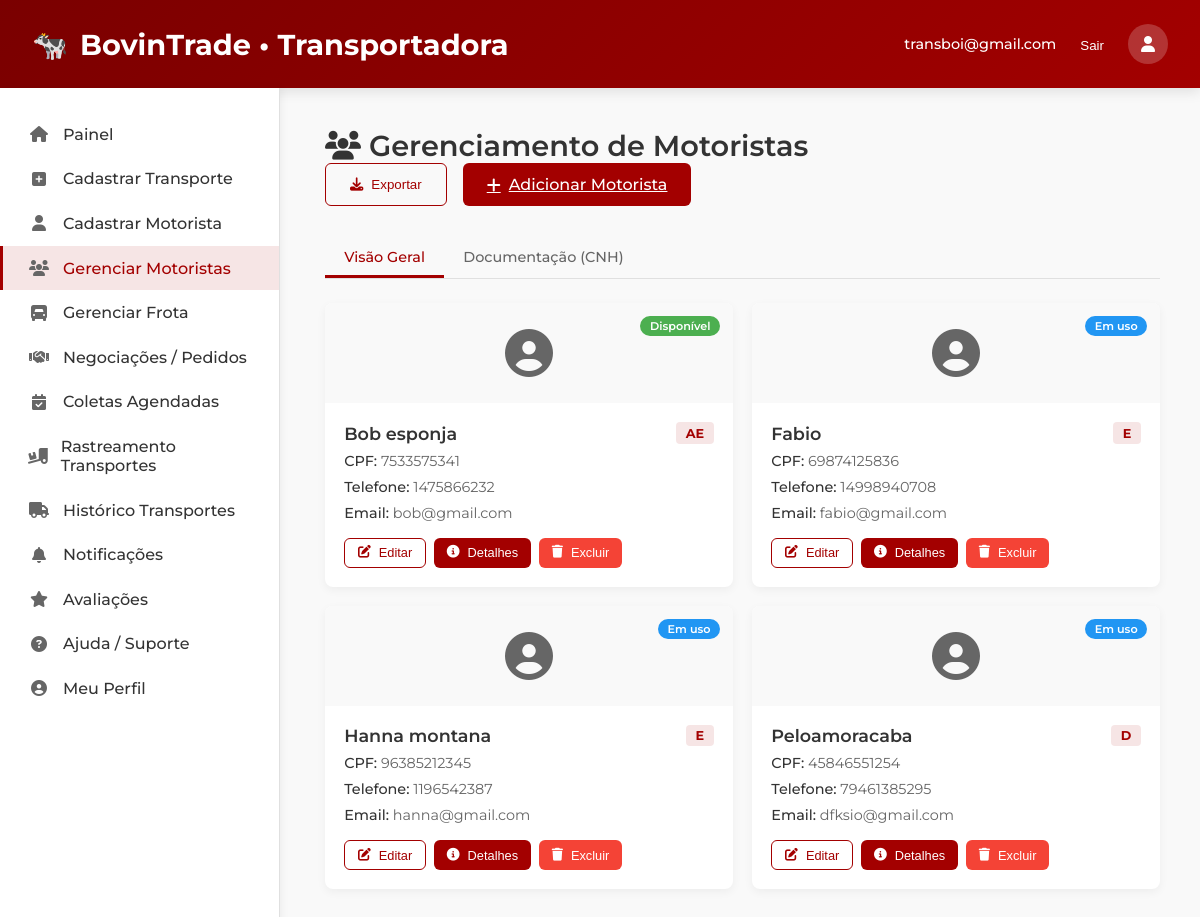
The app's page /gerenciar-motoristas.php (signed in) with its own data.
### tables this page shows
CREATE TABLE `motorista` (
  `id` bigint(20) UNSIGNED NOT NULL,
  `nome` varchar(255) NOT NULL,
  `cpf` char(11) NOT NULL,
  `cnh_numero` varchar(20) NOT NULL,
  `cnh_categoria` enum('A','B','C','D','E','AB','AC','AD','AE') DEFAULT NULL,
  `cnh_uf` char(2) DEFAULT NULL,
  `cnh_validade` date NOT NULL,
  `telefone` varchar(30) DEFAULT NULL,
  `email` varchar(255) DEFAULT NULL,
  `ativo` tinyint(1) NOT NULL DEFAULT 1,
  `created_at` timestamp NOT NULL DEFAULT current_timestamp(),
  `updated_at` timestamp NOT NULL DEFAULT current_timestamp() ON UPDATE current_timestamp()
);

### gerenciar-motoristas.php (the view, shortened to what this page needs)
<?php
require_once 'config.php';
$u = $_SESSION['usuario'];
$email = htmlspecialchars($u['email'] ?? '');
$transportadora_id = $u['id'];
function e($s) {
    return htmlspecialchars((string)$s, ENT_QUOTES | ENT_SUBSTITUTE, 'UTF-8');
}
$stmt_motoristas = $pdo->prepare("
    SELECT DISTINCT m.* FROM motorista m
    JOIN transportadora_motorista tm ON m.id = tm.motorista_id
    WHERE tm.transportadora_usuario_id = :tid
      AND m.ativo = 1
      AND tm.data_fim IS NULL
    ORDER BY m.nome
");
$stmt_motoristas->execute([':tid' => $transportadora_id]);
$motoristas = $stmt_motoristas->fetchAll(PDO::FETCH_ASSOC);
$stmt_ativos = $pdo->prepare("
    SELECT DISTINCT motorista_id FROM transportes
    WHERE transportadora_id = :tid
    AND status NOT IN ('ENTREGUE', 'CANCELADO', 'FINALIZADO', 'RECUSADO')
    AND motorista_id IS NOT NULL
");
$stmt_ativos->execute([':tid' => $transportadora_id]);
$active_driver_ids = $stmt_ativos->fetchAll(PDO::FETCH_COLUMN, 0);
?>
<!DOCTYPE html>
<html lang="pt-br">
<head>
  <link rel="stylesheet" href="https://cdnjs.cloudflare.com/ajax/libs/font-awesome/6.4.0/css/all.min.css">
</head>
<body>
<header>
  <div style="display: flex; align-items: center; gap: 1rem;">
    <div class="logo">
      🐄
      <span>BovinTrade • Transportadora</span>
    </div>
  </div>
  <div class="user-menu">
    <span><?php echo $email; ?></span>
    <form action="logout.php" method="post" style="display:inline;">
      <button type="submit" style="background:none; border:none; color:white; cursor:pointer;">Sair</button>
    </form>
    <div class="user-avatar"><i class="fas fa-user"></i></div>
  </div>
</header>
<div class="container">
  <aside class="sidebar" id="sidebar">
    <ul class="sidebar-menu">
      <a href="14-painel-transportadora.php" class="menu-item <?php echo basename($_SERVER['PHP_SELF']) === '14-painel-transportadora.php' ? 'active' : ''; ?>"><i class="fas fa-home"></i><span>Painel</span></a>
      <a href="cadastro-transporte.php" class="menu-item <?php echo basename($_SERVER['PHP_SELF']) === 'cadastro-transporte.php' ? 'active' : ''; ?>"><i class="fas fa-plus-square"></i><span>Cadastrar Transporte</span></a>
      <a href="cadastro-motorista.php" class="menu-item <?php echo basename($_SERVER['PHP_SELF']) === 'cadastro-motorista.php' ? 'active' : ''; ?>"><i class="fas fa-user"></i><span>Cadastrar Motorista</span></a>
      <a href="gerenciar-motoristas.php" class="menu-item <?php echo basename($_SERVER['PHP_SELF']) === 'gerenciar-motoristas.php' ? 'active' : ''; ?>"><i class="fas fa-users"></i><span>Gerenciar Motoristas</span></a>
      <a href="gerenciar-transportes-transp.php" class="menu-item <?php echo basename($_SERVER['PHP_SELF']) === 'gerenciar-transportes-transp.php' ? 'active' : ''; ?>"><i class="fas fa-truck-front"></i><span>Gerenciar Frota</span></a>
      <a href="pedidos-transportes.php" class="menu-item <?php echo basename($_SERVER['PHP_SELF']) === 'pedidos-transportes.php' ? 'active' : ''; ?>"><i class="fas fa-handshake"></i><span>Negociações / Pedidos</span></a>
      <a href="coletas-agendadas.php" class="menu-item <?php echo basename($_SERVER['PHP_SELF']) === 'coletas-agendadas.php' ? 'active' : ''; ?>"><i class="fas fa-calendar-check"></i><span>Coletas Agendadas</span></a>
      <a href="rastreamento-transporte-t.php" class="menu-item <?php echo basename($_SERVER['PHP_SELF']) === 'rastreamento-transporte-t.php' ? 'active' : ''; ?>"><i class="fas fa-truck-loading"></i><span>Rastreamento Transportes</span></a>
      <a href="historico-transporte-t.php" class="menu-item <?php echo basename($_SERVER['PHP_SELF']) === 'historico-transporte-t.php' ? 'active' : ''; ?>"><i class="fas fa-truck"></i><span>Histórico Transportes</span></a>
      <a href="notificacoes-transportadora.php" class="menu-item <?php echo basename($_SERVER['PHP_SELF']) === 'notificacoes-transportadora.php' ? 'active' : ''; ?>"><i class="fas fa-bell"></i><span>Notificações</span></a>
      <a href="minhas-avaliacoes-transportadora.php" class="menu-item <?php echo basename($_SERVER['PHP_SELF']) === 'minhas-avaliacoes-transportadora.php' ? 'active' : ''; ?>"><i class="fas fa-star"></i><span>Avaliações</span></a>
      <a href="17-ajudat.php" class="menu-item <?php echo basename($_SERVER['PHP_SELF']) === '17-ajudat.php' ? 'active' : ''; ?>"><i class="fas fa-question-circle"></i><span>Ajuda / Suporte</span></a>
      <a href="meu-perfil-transportadora.php" class="menu-item <?php echo basename($_SERVER['PHP_SELF']) === 'meu-perfil-transportadora.php' ? 'active' : ''; ?>">
        <i class="fas fa-user-circle"></i><span>Meu Perfil</span>
      </a>
    </ul>
  </aside>
  <main class="main">
    <div class="dashboard-header">
      <h1 class="dashboard-title"><i class="fas fa-users"></i> Gerenciamento de Motoristas</h1>
      <div class="dashboard-actions">
        <button class="btn btn-outline" onclick="exportarMotoristas()">
          <i class="fas fa-download"></i> Exportar
        </button>
        <a href="cadastro-motorista.php" class="btn btn-primary">
          <i class="fas fa-plus"></i> Adicionar Motorista
        </a>
      </div>
    </div>
    <div class="tabs">
      <div class="tab active" data-tab="overview">Visão Geral</div>
      <div class="tab" data-tab="documents">Documentação (CNH)</div>
    </div>
    <div class="tab-content active" id="overview">
      <?php if (count($motoristas) === 0): ?>
          <div class="empty-state">
              <i class="fas fa-users"></i>
              <p>Nenhum motorista cadastrado ainda.</p>
              <p>Use o botão "Adicionar Motorista" para começar.</p>
          </div>
      <?php else: ?>
          <div class="driver-overview">
          <?php foreach($motoristas as $motorista): ?>
              <?php
              $is_active = in_array($motorista['id'], $active_driver_ids);
              $status_class = $is_active ? 'status-in-use' : 'status-available';
              $status_label = $is_active ? 'Em uso' : 'Disponível';
              $motorista_json = htmlspecialchars(json_encode($motorista), ENT_QUOTES, 'UTF-8');
              ?>
              <div class="driver-card">
                <div class="driver-header">
                  <i class="fas fa-user-circle" style="font-size: 3rem; color: var(--primary-light);"></i>
                  <span class="driver-status <?php echo $status_class; ?>"><?php echo $status_label; ?></span>
                </div>
                <div class="driver-details">
                  <div class="driver-title">
                    <span><?php echo e($motorista['nome']); ?></span>
                    <span class="driver-cnh-cat"><?php echo e($motorista['cnh_categoria'] ?? 'N/A'); ?></span>
                  </div>
                  <div class="driver-specs">
                    <div class="driver-spec">
                      <strong>CPF:</strong> <?php echo e($motorista['cpf'] ?? 'Não informado'); ?>
                    </div>
                    <div class="driver-spec">
                      <strong>Telefone:</strong> <?php echo e($motorista['telefone'] ?? 'Não informado'); ?>
                    </div>
                    <div class="driver-spec">
                      <strong>Email:</strong> <?php echo e($motorista['email'] ?? 'Não informado'); ?>
                    </div>
                  </div>
                  <div class="driver-actions">
                    <button class="btn btn-outline btn-sm edit-btn" data-id="<?php echo $motorista['id']; ?>" data-motorista="<?php echo $motorista_json; ?>">
                      <i class="fas fa-edit"></i> Editar
                    </button>
                    <button class="btn btn-primary btn-sm details-btn" data-motorista="<?php echo $motorista_json; ?>">
                      <i class="fas fa-info-circle"></i> Detalhes
                    </button>
                    <button class="btn btn-danger btn-sm delete-btn" data-id="<?php echo $motorista['id']; ?>" data-motorista="<?php echo $motorista_json; ?>">
                      <i class="fas fa-trash"></i> Excluir
                    </button>
                  </div>
                </div>
              </div>
          <?php endforeach; ?>
          </div>
      <?php endif; ?>
    </div>
  </main>
</div>
</body>
</html>

### gerenciar-motoristas.php (style rules this page uses)
:root { --primary: #a30000; --primary-dark: #7a0000; --text: #333333; --text-light: #666666; --background: #ffffff; --border: #e0e0e0; --success: #4caf50; --warning: #ff9800; --info: #2196f3; --danger: #f44336; --danger-dark: #b00020; --bg-light: #f9f9f9; }
* { margin:0; padding:0; box-sizing:border-box; }
body { font-family:'Montserrat',sans-serif; background:#f9f9f9; color:var(--text); }
header { background:linear-gradient(135deg,var(--primary-dark),var(--primary)); color:white; padding:1.5rem 2rem; display:flex; justify-content:space-between; align-items:center; box-shadow:0 4px 12px rgba(0,0,0,0.1); }
.logo { font-size:1.8rem; font-weight:700; display:flex; align-items:center; gap:0.75rem; }
.user-menu { display:flex; align-items:center; gap:1.5rem; }
.user-menu span { color: white; font-weight: 500; font-size: 0.9rem; }
.user-avatar { width:40px; height:40px; border-radius:50%; background-color:rgba(255,255,255,0.2); display:flex; align-items:center; justify-content:center; }
.container { display:flex; min-height:calc(100vh - 76px); width: 100%; }
.sidebar { width:280px; background:var(--background); border-right:1px solid var(--border); padding:1.5rem 0; box-shadow:2px 0 8px rgba(0,0,0,0.05); flex-shrink:0; transition: transform 0.3s ease; }
.sidebar-menu { list-style:none; }
.menu-item { padding:0.8rem 1.5rem; display:flex; align-items:center; gap:0.75rem; color:var(--text); text-decoration:none; font-weight:500; border-left:3px solid transparent; transition:0.2s; }
.menu-item i { width:24px; text-align:center; color:var(--text-light); }
.menu-item.active { background-color:rgba(163,0,0,0.1); color:var(--primary); border-left:3px solid var(--primary); }
.main { flex:1; padding:2.5rem; min-width:0; }
.dashboard-header { display:flex; justify-content:space-between; align-items:center; margin-bottom:2rem; flex-wrap: wrap; }
.dashboard-title { font-size:1.8rem; font-weight:600; color:var(--text); }
.dashboard-actions { display:flex; gap:1rem; }
.btn { padding:0.75rem 1.5rem; border-radius:6px; font-weight:500; cursor:pointer; transition: all 0.2s; border:none; display:inline-flex; align-items:center; gap:0.5rem; }
.btn-primary { background-color: var(--primary); color:white; }
.btn-outline { background-color:transparent; color:var(--primary); border:1px solid var(--primary); }
.btn-danger { background-color:var(--danger); color:white; }
.btn-sm { padding:0.4rem 0.8rem; font-size:0.8rem; }
.driver-overview { display:grid; grid-template-columns:repeat(auto-fill,minmax(280px,1fr)); gap:1.2rem; margin-bottom:1.5rem; }
.driver-card { background-color:var(--background); border-radius:8px; overflow:hidden; box-shadow:0 3px 10px rgba(0,0,0,0.05); transition:transform 0.2s,box-shadow 0.2s; }
.driver-header { height:100px; background-color:var(--bg-light); display:flex; align-items:center; justify-content:center; color:var(--text-light); position:relative; }
.driver-status { position:absolute; top:0.8rem; right:0.8rem; padding:0.2rem 0.6rem; border-radius:20px; font-size:0.7rem; font-weight:600; color:white; }
.status-available { background-color:var(--success); }
.status-in-use { background-color:var(--info); }
.driver-details { padding:1.2rem; }
.driver-title { font-size:1.1rem; font-weight:600; margin-bottom:0.5rem; display:flex; justify-content:space-between; align-items:center; }
.driver-cnh-cat { background-color:rgba(163,0,0,0.1); color:var(--primary); padding:0.2rem 0.6rem; border-radius:4px; font-weight:700; font-size:0.8rem; }
.driver-specs { display:flex; flex-direction:column; gap:0.5rem; margin-bottom:1rem; }
.driver-spec { font-size:0.9rem; color:var(--text-light); }
.driver-spec strong { color:var(--text); font-weight:500; }
.driver-actions { display:flex; gap:0.5rem; margin-top:1rem; flex-wrap: wrap; }
.tabs { display:flex; border-bottom:1px solid var(--border); margin-bottom:1.5rem; }
.tab { padding:0.6rem 1.2rem; cursor:pointer; font-weight:500; font-size:0.9rem; color:var(--text-light); border-bottom:3px solid transparent; transition:all 0.2s; }
.tab.active { color:var(--primary); border-bottom:3px solid var(--primary); }
.tab-content { display:none; }
.tab-content.active { display:block; }

### records on screen
motorista: id "Disponível", nome "Bob esponja", cnh_categoria "AE", cpf "7533575341", telefone "1475866232", email "bob@gmail.com"
motorista: id "Em uso", nome "Fabio", cnh_categoria "E", cpf "69874125836", telefone "14998940708", email "fabio@gmail.com"
motorista: id "Em uso", nome "Hanna montana", cnh_categoria "E", cpf "96385212345", telefone "1196542387", email "hanna@gmail.com"
motorista: id "Em uso", nome "Peloamoracaba", cnh_categoria "D", cpf "45846551254", telefone "79461385295", email "dfksio@gmail.com"

### other values on screen
$email "transboi@gmail.com"
